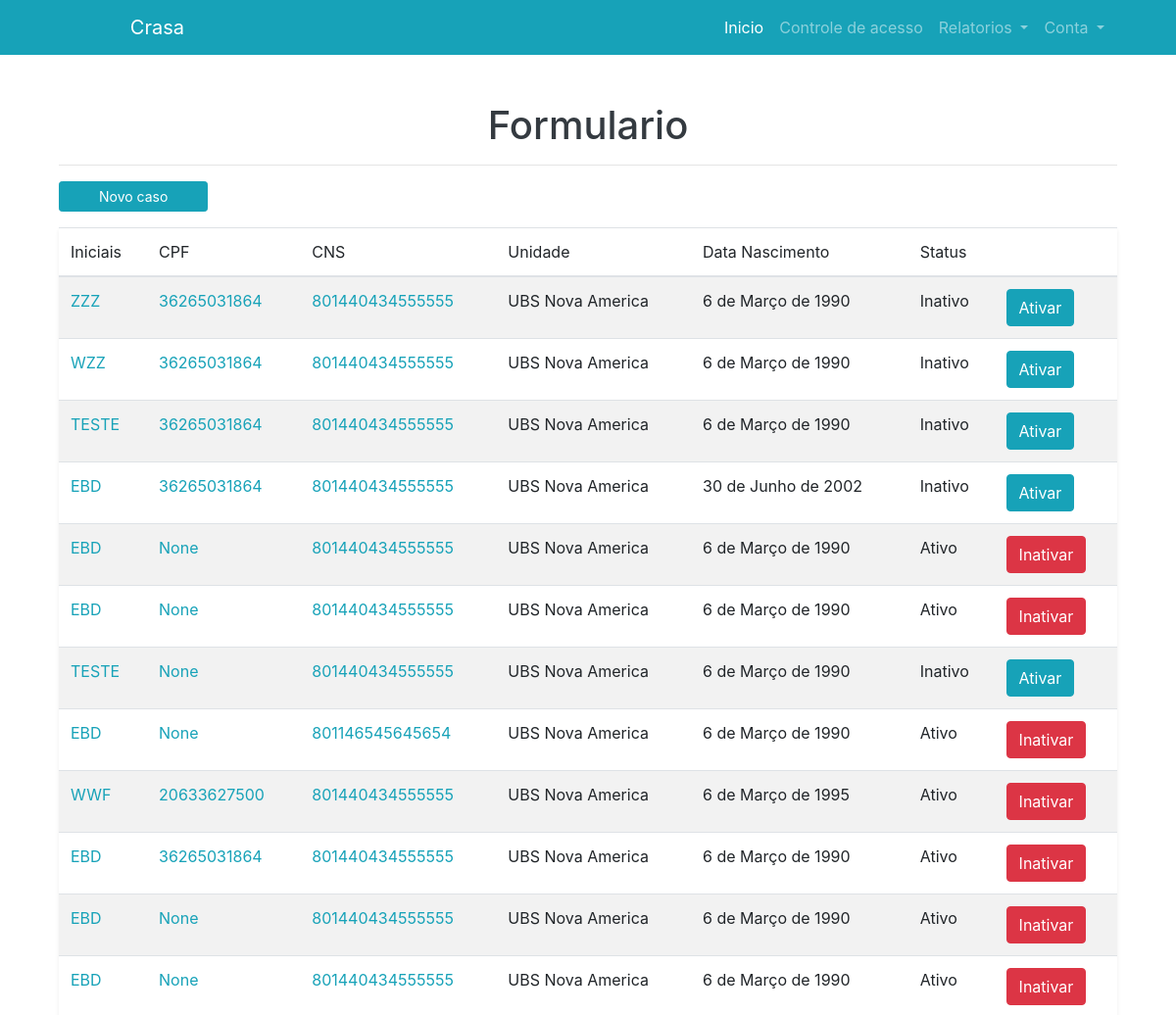
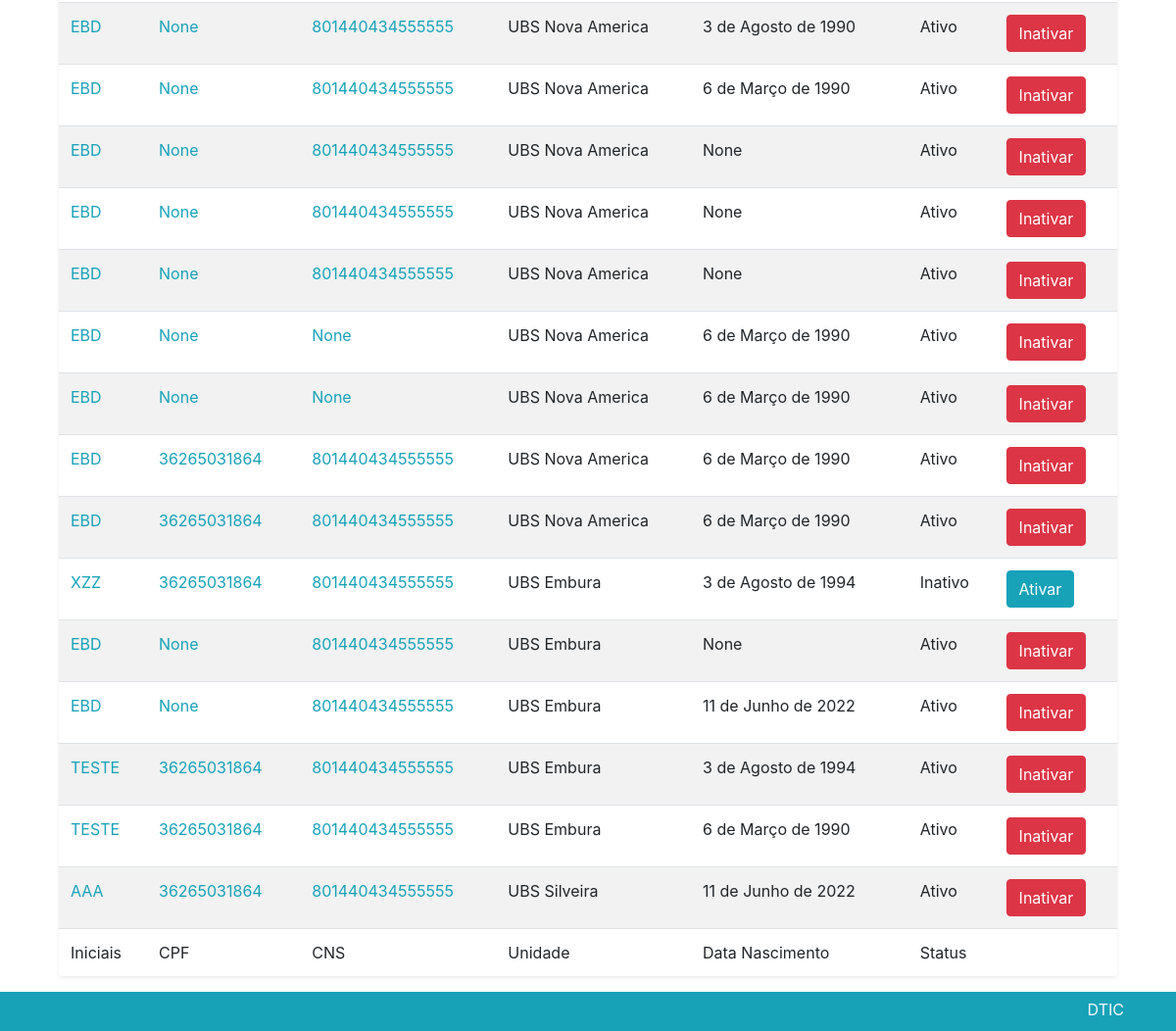
Screenshot of / (signed in) with the database file from the repository (2 pictures, top to bottom).
### usuario/models.py (models this page shows, shortened)
class Formulario(models.Model):
    unidade = models.ForeignKey(Unidade, on_delete=models.SET_NULL, null=True )
    iniciais = models.CharField(max_length=40, null=True)
    sexo = models.CharField(max_length=10, default=None, choices= (('Feminino', 'feminino'),('Masculino', 'masculino'),))
    Color = (
        ('Branca', 'branca'),
        ('Parda', 'parda'),
        ('Preta', 'preta'),
        ('Amarela', 'amarela'),
        ('Indigena', 'indigena'),
        ('ni', 'nao informado'),
    )
    cor = models.CharField(max_length=10, default=None, choices=Color)
    NaoInformado = (
        ('Nao Informado','Criança não possui'),
        ('Nao Informado','Pessoa se recusa fornecer'),
        ('Nao Informado','Pessoa com Condição CLinica ou Neurologica Grave'),
        ('Nao Informado','Pessoa Estrangeira'),
        ('Nao Informado','Pessoa com Transtorno Mental'),
    )
    cns = models.CharField(max_length=15, null=True, blank=True,verbose_name='CNS')
    cpf = models.CharField(max_length=11,null=True, blank=True, verbose_name='CPF')
    ni = models.BooleanField(default=False, verbose_name='Data Nascimento não Informada')
    dnasc = models.DateField(blank=True,null=True)
    cpfnaoinformado =  models.CharField(max_length=60,null=True,blank=True, choices=NaoInformado,verbose_name='CNS Não Informado')
    cnsnaoinformado =  models.CharField(max_length=60,null=True,blank=True, choices=NaoInformado,verbose_name='CNS Não Informado')
    end = models.CharField(max_length=255)
    numero = models.PositiveIntegerField(default=0)
    bairro = models.CharField(max_length=255, null=True)
    complemento = models.CharField(max_length=80, null=True, blank=True)
    cep = models.CharField(max_length=9, null=True, verbose_name='CEP')
    responsavel = models.CharField(max_length=55, null=True)
    tipo = models.CharField(max_length=10, default='materiais', choices= (('Materiais', 'materiais'),('Animais', 'animais'),('Ambos', 'ambos')))
    dtinicio = models.DateField(blank=True,null=True)
    situacao = models.CharField(max_length=10, default='ativo', choices= (('Ativo', 'ativo'),('Inativo', 'inativo')))
    orgaos = models.CharField(max_length=180, null=True)
    outros = models.CharField(verbose_name='Outros Orgãos', blank='True', max_length= 40)

### unidade/models.py (models this page shows)
class Unidade(models.Model):
    nome = models.CharField(max_length=80, null=True)
    supervisao = models.ForeignKey('Supervisao', on_delete=models.SET_NULL, null=True)
    def __str__(self):
        return self.nome

### usuario/views.py (the view)
# urls.py: path('', views.FormList.as_view(), name="formlist"),
class FormList(TemplateView):
    @method_decorator(never_cache)
    @method_decorator(login_required)
    def get(self, *args, **kwargs):
        nivel = self.request.user.perfil.nivel_acesso
        filtro = self.request.user.perfil.unidade
        if nivel ==  'crasa':
            form_list = models.Formulario.objects.filter()
        else:
            q = nivel_acesso(nivel,filtro)
            form_list = models.Formulario.objects.filter(q)
        return render(args[0], "formulario/form_list.html", {'form_list':form_list})

### utils/acesso.py (called while the page is built)
def nivel_acesso(nivel, filtro):
    if nivel == 'supervisao':
        q = Q(unidade__supervisao=filtro.supervisao)
    if nivel == 'unidade' or nivel == 'usuario':
        q = Q(unidade=filtro)
    return q

### usuario/templates/formulario/form_list.html (shortened to what this page needs)
{% extends 'base.html' %}
{% block content %}
    <div class="bg-body text-dark d-flex justify-content-center align-middle" style="min-height: 95vh;">
        <div class="container row">
            <div class="col-md-12">
            <h1 class="text-center mt-5">Formulario</h1>
            <hr>
            <a href="{% url 'usuario:form' %}" class="btn btn-primary btn-sm mb-3" style="padding-left: 2.5rem; padding-right: 2.5rem;">Novo caso</a>
            <table id="listForm" class="display table table-striped shadow-sm mt-auto bg-body rounded" style="width:100%;min-height: 50vh;">
                <thead>
                    <tr>
                        <th>Iniciais</th>
                        <th>CPF</th>
                        <th>CNS</th>
                        <th>Unidade</th>
                        <th>Data Nascimento</th>
                        <th>Status</th>
                        <th></th>
                    </tr>
                </thead>
                <tbody>
                    {% for p in form_list %}
                        <tr>
                            <td><a href="{% url 'usuario:detalhes' p.id %}">{{p.iniciais}}</a></td>
                            <td><a href="{% url 'usuario:detalhes' p.id %}">{{p.cpf}}</a></td>
                            <td><a href="{% url 'usuario:detalhes' p.id %}">{{p.cns}}</a></td>
                            <td>{{p.unidade}}</td>
                            <td>{{p.dnasc}}</td>
                            <td>{{p.situacao}}</td>
                            {% if p.situacao == 'Ativo' %}
                              <td><a type="button" class="btn btn-danger" href="{% url 'usuario:atualizar' p.id %}">Inativar</a></td>
                            {% else %}
                              <td><a type="button" class="btn btn-primary" href="{% url 'usuario:atualizar' p.id %}">Ativar</a></td>
                            {% endif %}
                        </tr>
                    {% endfor %}
                </tbody>
                <tfoot>
                    <tr>
                        <th>Iniciais</th>
                        <th>CPF</th>
                        <th>CNS</th>
                        <th>Unidade</th>
                        <th>Data Nascimento</th>
                        <th>Status</th>
                        <th></th>
                    </tr>
                </tfoot>
            </table>
            </div>
        </div>
    </div>
{% endblock %}

### static/assets/custom/css/rest.css (style rules this page uses)
html, body, div, span, applet, object, iframe, h1, h2, h3, h4, h5, h6, p, blockquote, pre, a, abbr, acronym, address, big, cite, code, del, dfn, em, img, ins, kbd, q, s, samp, small, strike, strong, sub, sup, tt, var, b, u, i, center, dl, dt, dd, ol, ul, li, fieldset, form, label, legend, table, caption, tbody, tfoot, thead, tr, th, td, article, aside, canvas, details, embed, figure, figcaption, footer, header, hgroup, menu, nav, output, ruby, section, summary, time, mark, audio, video { margin: 0; padding: 0; border: 0; font-size: 100%; font: inherit; vertical-align: baseline; }
body { line-height: 1; }
table { border-collapse: collapse; border-spacing: 0; }

### rows the page displays
Formulario: iniciais "ZZZ", cpf "36265031864", cns "801440434555555", unidade "UBS Nova America", dnasc "6 de Março de 1990", situacao "Inativo", shows "Ativar"
Formulario: iniciais "WZZ", cpf "36265031864", cns "801440434555555", unidade "UBS Nova America", dnasc "6 de Março de 1990", situacao "Inativo", shows "Ativar"
Formulario: iniciais "TESTE", cpf "36265031864", cns "801440434555555", unidade "UBS Nova America", dnasc "6 de Março de 1990", situacao "Inativo", shows "Ativar"
Formulario: iniciais "EBD", cpf "36265031864", cns "801440434555555", unidade "UBS Nova America", dnasc "30 de Junho de 2002", situacao "Inativo", shows "Ativar"
Formulario: iniciais "EBD", cpf "None", cns "801440434555555", unidade "UBS Nova America", dnasc "6 de Março de 1990", situacao "Ativo", shows "Inativar"
Formulario: iniciais "EBD", cpf "None", cns "801440434555555", unidade "UBS Nova America", dnasc "6 de Março de 1990", situacao "Ativo", shows "Inativar"
Formulario: iniciais "TESTE", cpf "None", cns "801440434555555", unidade "UBS Nova America", dnasc "6 de Março de 1990", situacao "Inativo", shows "Ativar"
Formulario: iniciais "EBD", cpf "None", cns "801146545645654", unidade "UBS Nova America", dnasc "6 de Março de 1990", situacao "Ativo", shows "Inativar"
Formulario: iniciais "WWF", cpf "20633627500", cns "801440434555555", unidade "UBS Nova America", dnasc "6 de Março de 1995", situacao "Ativo", shows "Inativar"
Formulario: iniciais "EBD", cpf "36265031864", cns "801440434555555", unidade "UBS Nova America", dnasc "6 de Março de 1990", situacao "Ativo", shows "Inativar"
Formulario: iniciais "EBD", cpf "None", cns "801440434555555", unidade "UBS Nova America", dnasc "6 de Março de 1990", situacao "Ativo", shows "Inativar"
Formulario: iniciais "EBD", cpf "None", cns "801440434555555", unidade "UBS Nova America", dnasc "6 de Março de 1990", situacao "Ativo", shows "Inativar"
Formulario: iniciais "EBD", cpf "None", cns "801440434555555", unidade "UBS Nova America", dnasc "3 de Agosto de 1990", situacao "Ativo", shows "Inativar"
Formulario: iniciais "EBD", cpf "None", cns "801440434555555", unidade "UBS Nova America", dnasc "6 de Março de 1990", situacao "Ativo", shows "Inativar"
Formulario: iniciais "EBD", cpf "None", cns "801440434555555", unidade "UBS Nova America", dnasc "None", situacao "Ativo", shows "Inativar"
Formulario: iniciais "EBD", cpf "None", cns "801440434555555", unidade "UBS Nova America", dnasc "None", situacao "Ativo", shows "Inativar"
Formulario: iniciais "EBD", cpf "None", cns "801440434555555", unidade "UBS Nova America", dnasc "None", situacao "Ativo", shows "Inativar"
Formulario: iniciais "EBD", cpf "None", cns "None", unidade "UBS Nova America", dnasc "6 de Março de 1990", situacao "Ativo", shows "Inativar"
Formulario: iniciais "EBD", cpf "None", cns "None", unidade "UBS Nova America", dnasc "6 de Março de 1990", situacao "Ativo", shows "Inativar"
Formulario: iniciais "EBD", cpf "36265031864", cns "801440434555555", unidade "UBS Nova America", dnasc "6 de Março de 1990", situacao "Ativo", shows "Inativar"
Formulario: iniciais "EBD", cpf "36265031864", cns "801440434555555", unidade "UBS Nova America", dnasc "6 de Março de 1990", situacao "Ativo", shows "Inativar"
Formulario: iniciais "XZZ", cpf "36265031864", cns "801440434555555", unidade "UBS Embura", dnasc "3 de Agosto de 1994", situacao "Inativo", shows "Ativar"
Formulario: iniciais "EBD", cpf "None", cns "801440434555555", unidade "UBS Embura", dnasc "None", situacao "Ativo", shows "Inativar"
Formulario: iniciais "EBD", cpf "None", cns "801440434555555", unidade "UBS Embura", dnasc "11 de Junho de 2022", situacao "Ativo", shows "Inativar"
Formulario: iniciais "TESTE", cpf "36265031864", cns "801440434555555", unidade "UBS Embura", dnasc "3 de Agosto de 1994", situacao "Ativo", shows "Inativar"
Formulario: iniciais "TESTE", cpf "36265031864", cns "801440434555555", unidade "UBS Embura", dnasc "6 de Março de 1990", situacao "Ativo", shows "Inativar"
Formulario: iniciais "AAA", cpf "36265031864", cns "801440434555555", unidade "UBS Silveira", dnasc "11 de Junho de 2022", situacao "Ativo", shows "Inativar"
